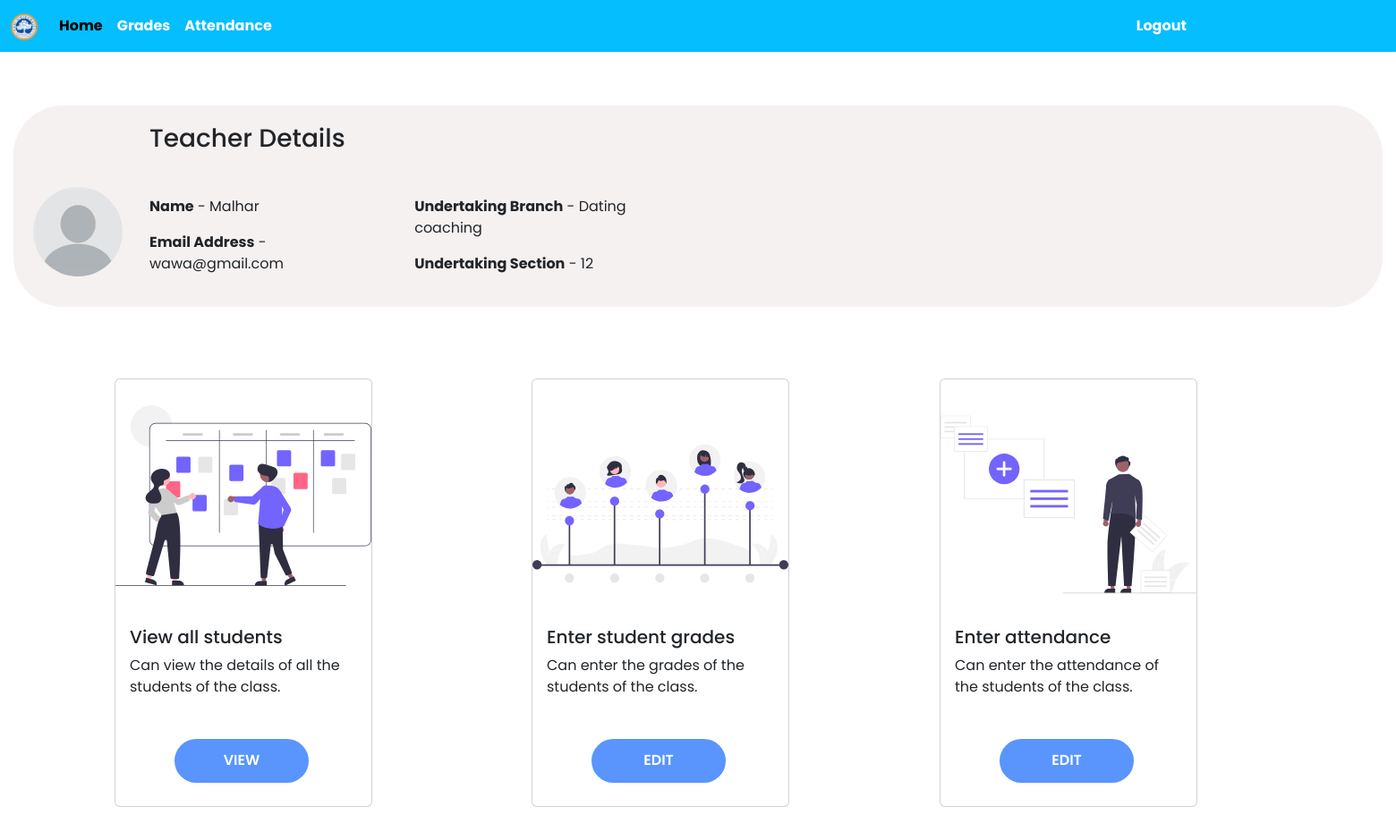
The page /teacher/teacher-index.php (signed in) on the database its author committed.
### tables this page shows
CREATE TABLE `teacher` (
  `id` int(11) NOT NULL,
  `name` varchar(128) NOT NULL,
  `email` varchar(128) NOT NULL,
  `branch` varchar(128) NOT NULL,
  `section` varchar(128) NOT NULL,
  `password_hash` varchar(255) NOT NULL
);

### teacher/teacher-index.php (the view, shortened to what this page needs)
<?php
if (isset($_SESSION["user_id"])) {
  $mysqli = require   "../sign-up/database.php";
  $sql = "SELECT * FROM teacher
          WHERE id = {$_SESSION["user_id"]}";
  $result = $mysqli->query($sql);
  $user = $result->fetch_assoc();
}
?>
<!DOCTYPE html>
<html lang="en">
<head>
    <link href="https://cdn.jsdelivr.net/npm/bootstrap@5.3.0-alpha1/dist/css/bootstrap.min.css" rel="stylesheet"
>
    <link rel="stylesheet" href="/styles.css">
</head>
<body>
    <nav class="navbar navbar-expand-lg" style="background-color: #04befe;">
        <div class="container-fluid">
          <a class="navbar-brand" href="#">
            <img src="/images/SRM Logo.png" alt="logo" width="30" height="30">
          </a>
          <div class="collapse navbar-collapse" id="navbarNavDropdown">
            <ul class="navbar-nav">
              <li class="nav-item">
                <a class="nav-link active txt" aria-current="page" href="/teacher/teacher-index.php"><strong>Home</strong></a>
              </li>
              <li class="nav-item">
                <a class="nav-link txt" href="/teacher/html links/grade.php"><strong>Grades</strong></a>
              </li>
              <li class="nav-item">
                <a class="nav-link txt" href="/teacher/html links/attend.php"><strong>Attendance</strong></a>
              </li>
              <li class="nav-item logout">
                <a class="nav-link txt" href="/teacher/teacher-logout.php"><strong>Logout</strong></a>
              </li>
            </ul>
          </div>
        </div>
      </nav>
      <div class=" dashboard row">
        <div class="col">
            <h3 class="title">Teacher Details</h3>
            <div class="details">
                <div class="pfp">
                    <img class="logo" src="/images/OIP.jpeg" height="100px" width="100px">
                </div>
                <div class="student-details">
                    <p><strong>Name</strong> - <?= htmlspecialchars($user["name"]) ?></p>
                    <p><strong>Email Address</strong> - <?= htmlspecialchars($user["email"]) ?> </p>
                </div>
                <div class="student-details">
                    <p><strong>Undertaking Branch</strong> - <?= htmlspecialchars($user["branch"]) ?></p>
                    <p><strong>Undertaking Section</strong> - <?= htmlspecialchars($user["section"]) ?></p>
                </div>
            </div>
        </div>
        <div class="col">
        </div>
      </div>
      <div class="row cards">
        <div class="col-sm-3 mb-3 mb-sm-0 card3">
          <div class="card" style="width: 18rem;">
          <img src="/images/undraw_scrum_board_re_wk7v.svg" class="card-img-top" alt="..." style="margin-top: 10px;height: 240px;margin-bottom: 10px;">
            <div class="card-body">
              <h5 class="card-title">View all students</h5>
              <p class="card-text">Can view the details of all the students of the class.</p>
              <a href="/teacher/html links/students.php" class="btn btn-primary button1" style="padding-top: 12px;margin-left: 50px;margin-top: 30px;">View</a>
            </div>
          </div>
        </div>
        <div class="col-sm-3 mb-3 mb-sm-0 card4">
          <div class="card" style="width: 18rem;">
          <img src="/images/undraw_grades_re_j7d6.svg" class="card-img-top" alt="..." style="margin-top: 40px;height: 220px;">
            <div class="card-body">
              <h5 class="card-title">Enter student grades</h5>
              <p class="card-text">Can enter the grades of the students of the class.</p>
              <a href="/teacher/html links/grade.php" class="btn btn-primary button1" style="padding-top: 12px;margin-left: 50px;margin-top: 30px;">Edit</a>
            </div>
          </div>
        </div>
        <div class="col-sm-3  mb-3 mb-sm-0 card5">
          <div class="card" style="width: 18rem;">
          <img src="/images/undraw_new_entries_re_cffr.svg" class="card-img-top" alt="..." style="height: 240px;margin-top: 20px;">
            <div class="card-body">
              <h5 class="card-title">Enter attendance</h5>
              <p class="card-text">Can enter the attendance of the students of the class.</p>
              <a href="/teacher/html links/attend.php" class="btn btn-md btn-primary button1" style="padding-top: 12px;margin-left: 50px;margin-top: 30px;">Edit</a>
            </div>
          </div>
        </div>
      </div>
</body>
</html>

### styles.css (style rules this page uses)
body { overflow-x: hidden; }
.dashboard { margin: 60px 15px; background-color: #F6F1F1; border-radius: 55px; font-family: 'Poppins',sans-serif; }
.title { padding: 20px; margin-left: 120px; }
.logo { border-radius: 100%; margin: 10px; }
.logout { margin : 0 950px; }
.details { display: flex; }
.student-details { padding: 20px; }
.txt { color: white; }
.cards { display: flex; }
.card3 { padding: 20px 140px 80px; }
.card4 { padding: 20px 130px 80px; margin-left: 80px; }
.card5 { padding: 20px 130px 80px; margin-left: 60px; }
.button1 { margin: 30px 95px; }
a { text-decoration: none; color: black; }
* { padding: 0; margin: 0; box-sizing: border-box; }
body, input { font-family: 'Poppins',sans-serif; }
.btn { width: 150px; height: 49px; border: none; outline: none; border-radius: 49px; cursor: pointer; background-color: #5995fd; color: #fff; text-transform: uppercase; font-weight: 600; margin: 10px 0; transition: .5s; }

### rows shown on the page
teacher: name "Malhar", email "wawa@gmail.com", branch "Dating coaching", section "12"
